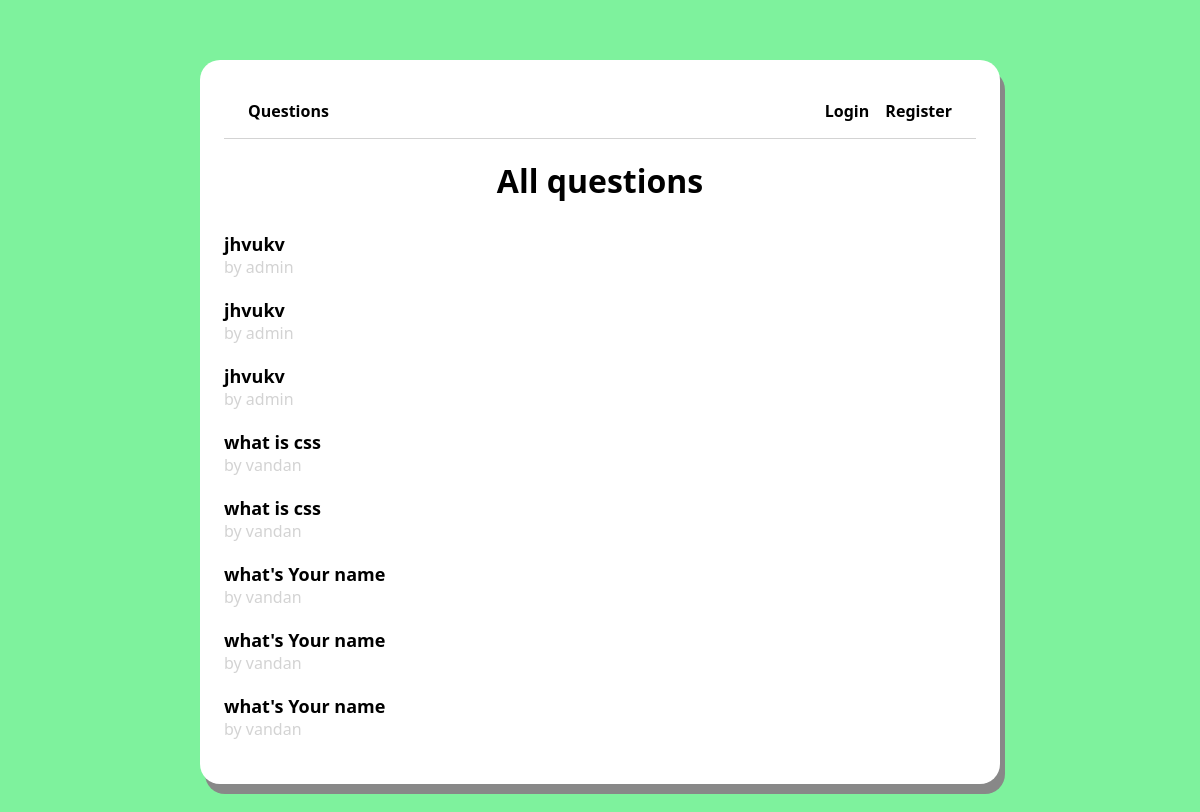
Before: / with the older database file.
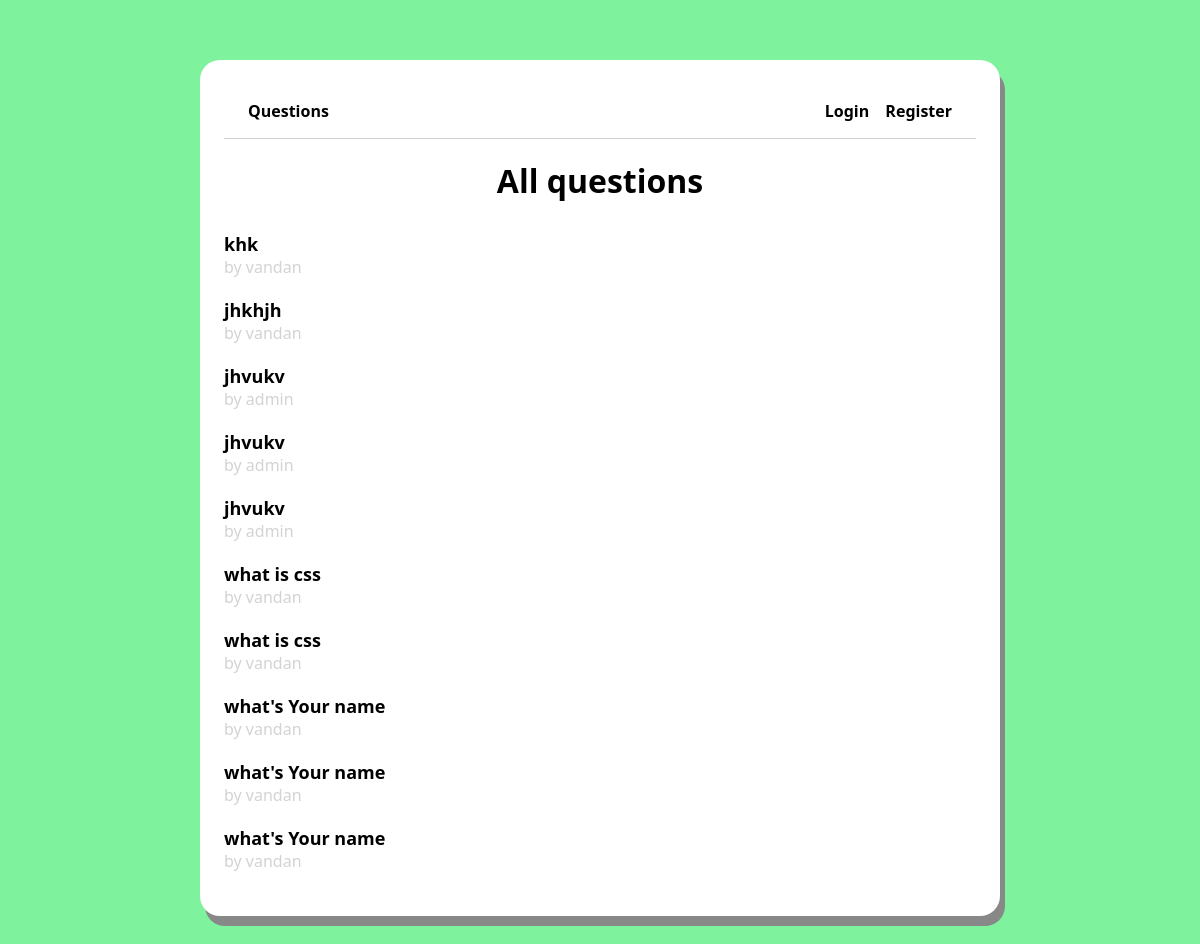
After: the same page with the newer database file.
### main/models.py (models this page shows, shortened)
class Question(models.Model):
    author = models.ForeignKey(User, null=False, on_delete=models.CASCADE)
    title = models.CharField(max_length=200, null=False)
    body = models.TextField(null=False)
    created_at = models.DateTimeField(auto_now_add=True)
    updated_at = models.DateTimeField(auto_now=True)

### main/views.py (the view)
# urls.py: path('', views.homePage, name='index'),
def homePage(request):
    questions = Question.objects.all().order_by('-created_at')
    notifications = []
    if request.user.is_authenticated:
        notifications = Notification.objects.filter(recipient=request.user, is_read=False)
    context = {
        'questions': questions,
        'notifications': notifications
    }
    return render(request, 'homepage.html', context)

### main/templates/homepage.html
{% extends 'layouts/page.html' %}
{% block content %}
<div class="page">
<h1 class="title">All questions</h1>
{% for question in questions %}
<div class="question-list-item">
  <a href="{% url 'question' question.id %}">
    <p class="question-list-item-title">
      {{question.title}}
    </p>
    <p class="question-list-item-author">
      by {{question.author.username}}
    </p>
  </a>
</div>
{% endfor %}
</div>
{% endblock %}

Changed rows visible on the page:
added Question: title "khk", author.username "vandan"
added Question: title "jhkhjh", author.username "vandan"
